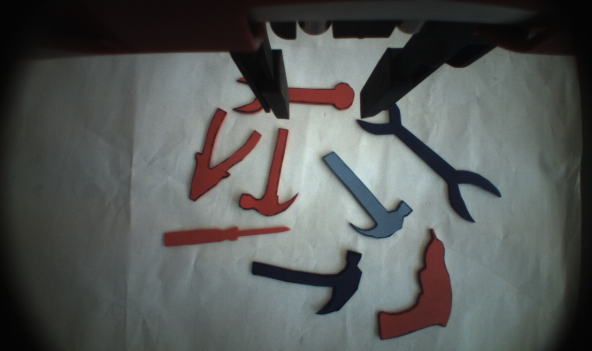
#> input picture pythonPrueba/p1.png, 592 x 351 px
$ python canny-imagen.py   (older library calls are emulated)
#> lines starting #> are read from the running program, lines starting #| are printed output that depends on the picture; after the words box and inside, x2 and y2 are one past the last pixel; in counts of white or black regions, pixels touching at a corner belong together
import numpy as np
import cv2

#original = cv2.imread("imagenes/hh.jpg")
original = cv2.imread("p1.png")
#> original is the input picture: shape (351, 592, 3); mean B, G, R 87.6, 89.3, 86.5
cv2.imshow("original",original)

gray = cv2.cvtColor(original, cv2.COLOR_BGR2GRAY)
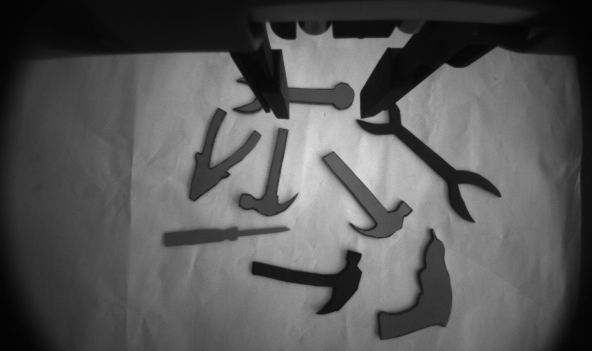
#> gray: shape (351, 592); min 2, max 223, mean 88.2

gauss = cv2.GaussianBlur(gray, (5,5), 0)

cv2.imshow("suavizado",gauss)

canny = cv2.Canny(gauss, 50, 200)
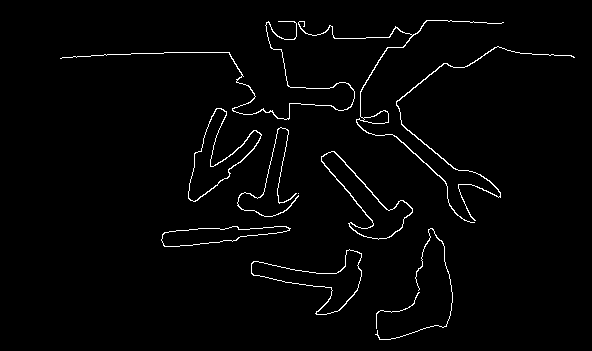
#> canny: shape (351, 592); 1.9% white in thin lines or dots, all inside (x1, y1, x2, y2) = (60, 20, 575, 340)

cv2.imshow("canny",canny)

#(_, contornos, _) = cv2.findContours(canny.copy(),cv2.RETR_EXTERNAL, cv2.CHAIN_APPROX_SIMPLE)
(contornos, _) = cv2.findContours(canny.copy(),cv2.RETR_EXTERNAL, cv2.CHAIN_APPROX_SIMPLE)
#> contornos = 11 contours, 2 with area under 20; largest, box (x1, y1, x2, y2) and area: (321, 151, 413, 240) 2506, (251, 249, 362, 315) 2422, (188, 108, 262, 202) 2253, (161, 226, 291, 247) 1407, (298, 20, 504, 223) 355


print("Se han encontrado {} objetos".format(len(contornos)))
#| Se han encontrado 11 objetos

cv2.drawContours(original, contornos, -1, (0,0,255),2)
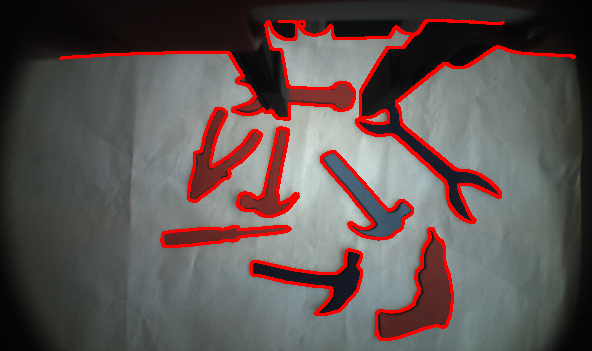
#> original: shape (351, 592, 3); 6% of pixels changed, all inside (x1, y1, x2, y2) = (59, 19, 576, 341)


c = contornos[5]
#> c = contour of 109 points, box (x1, y1, x2, y2) (321, 151, 413, 240), area 2506
x,y,w,h = cv2.boundingRect(c)
#> x = 321; y = 151; w = 92; h = 89

crop = original[y:y+h, x:x+w]
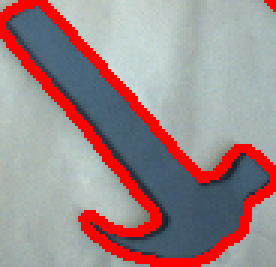
#> crop: shape (89, 92, 3) (shown 3 times larger); mean B, G, R 138.8, 136.7, 158.5
cv2.imshow("recorte",crop)

cv2.rectangle(original,(x,y), (x+w,y+h), (0,255,0),2)
rect = cv2.minAreaRect(c)
#> rect = ((355.9, 199.4), (53.62, 107.1), -54.69)
box = cv2.cv.BoxPoints(rect)
#> box = ((384.1, 252.2), (296.7, 190.3), (327.7, 146.5), (415.1, 208.5))
box = np.int0(box)
#> box = [[384, 252], [296, 190], [327, 146], [415, 208]]
cv2.drawContours(original,[box],0,(0,0,255),2)
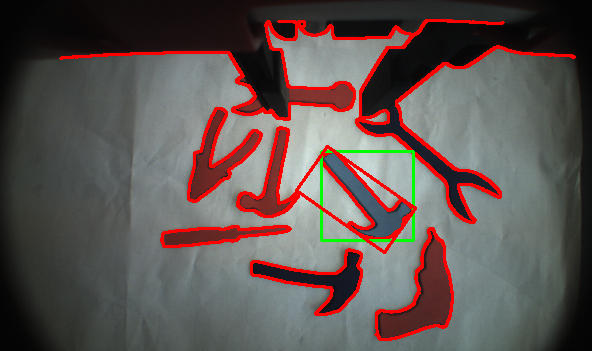
#> original: shape (351, 592, 3); mean B, G, R 80.9, 83.6, 95.8


cv2.imshow("contornos",original)
cv2.waitKey(0)

$ run again, with pythonPrueba/abc.jpg saved as pythonPrueba/p1.png
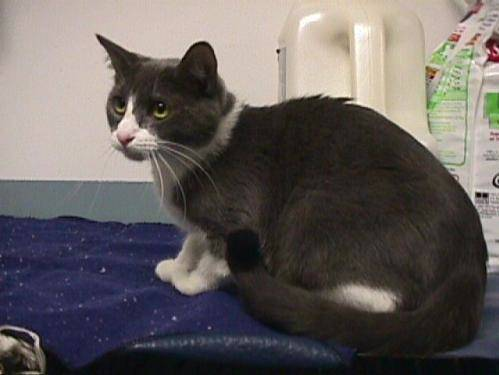
#> input picture pythonPrueba/abc.jpg, 499 x 375 px
#> original is the input picture: shape (375, 499, 3); mean B, G, R 93.9, 95.4, 101.2
#> `canny = cv2.Canny(gauss, 50, 200)`:
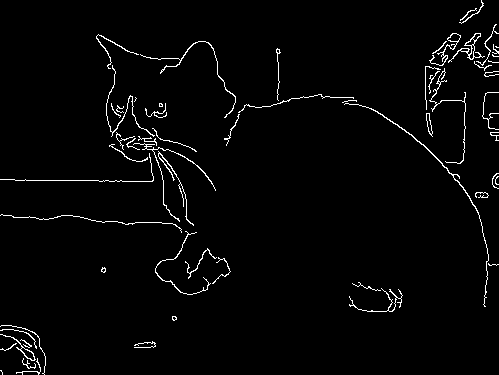
#> canny: shape (375, 499); 2.3% white in thin lines or dots
#> contornos = 60 contours, 45 with area under 20; largest, box (x1, y1, x2, y2) and area: (448, 33, 485, 63) 168, (0, 334, 36, 361) 106, (429, 33, 461, 66) 102, (344, 103, 489, 307) 95, (426, 113, 433, 137) 66
#| Se han encontrado 60 objetos
#> c = contour of 27 points, box (x1, y1, x2, y2) (20, 339, 32, 348), area 8
#> x = 20; y = 339; w = 12; h = 9
#> `cv2.rectangle(original,(x,y), (x+w,y+h), (0,255,0),2)`:
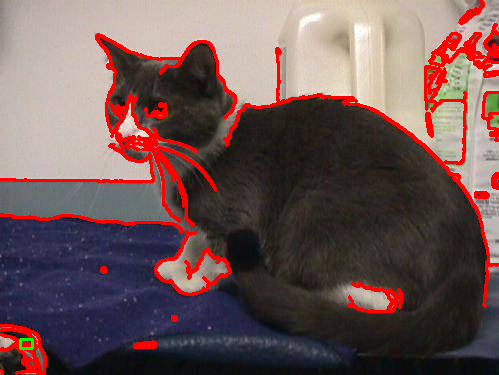
#> original: shape (375, 499, 3); mean B, G, R 86, 86.9, 110.5
#> rect = ((25.16, 343.5), (4.3, 12.44), -54.46)
#> `box = cv2.cv.BoxPoints(rect)`: box = ((28.97, 348.8), (18.85, 341.6), (21.35, 338.1), (31.47, 345.3))
#> `box = np.int0(box)`: box = [[28, 348], [18, 341], [21, 338], [31, 345]]

$ run again, with pythonPrueba/efg.jpg saved as pythonPrueba/p1.png
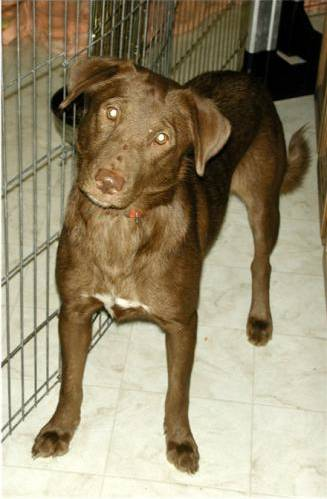
#> input picture pythonPrueba/efg.jpg, 327 x 499 px
#> original is the input picture: shape (499, 327, 3); mean B, G, R 111.5, 139, 150.2
#> `canny = cv2.Canny(gauss, 50, 200)`:
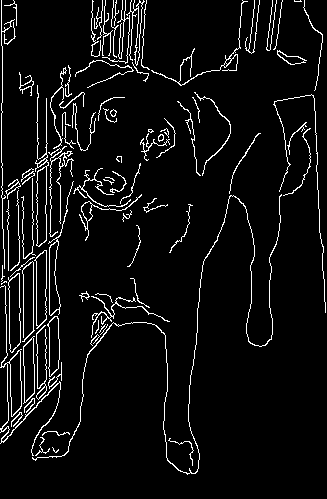
#> canny: shape (499, 327); 5.9% white in thin lines or dots
#> contornos = 87 contours, 58 with area under 20; largest, box (x1, y1, x2, y2) and area: (8, 273, 21, 353) 756, (35, 85, 49, 247) 736, (0, 285, 61, 456) 697, (34, 250, 47, 329) 694, (23, 336, 35, 404) 570
#| Se han encontrado 87 objetos
#> c = contour of 21 points, box (x1, y1, x2, y2) (24, 398, 35, 413), area 16
#> x = 24; y = 398; w = 11; h = 15
#> `cv2.rectangle(original,(x,y), (x+w,y+h), (0,255,0),2)`:
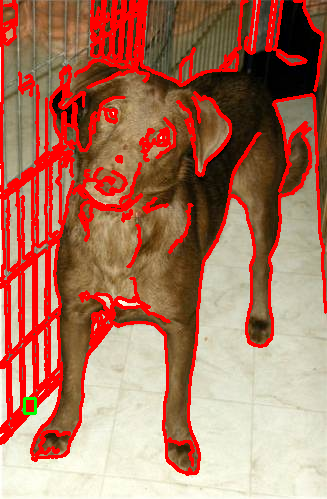
#> original: shape (499, 327, 3); mean B, G, R 94.4, 117, 172.3
#> rect = ((29.11, 405.1), (17.12, 5.17), -48.81)
#> `box = cv2.cv.BoxPoints(rect)`: box = ((25.42, 413.2), (21.52, 409.8), (32.8, 396.9), (36.69, 400.4))
#> `box = np.int0(box)`: box = [[25, 413], [21, 409], [32, 396], [36, 400]]
